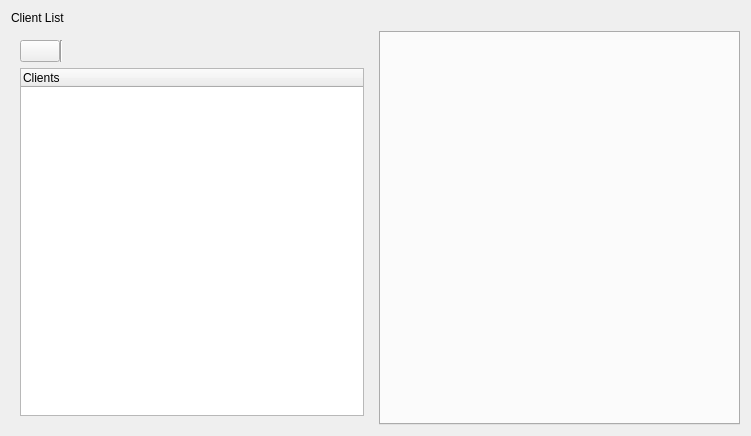
<?xml version="1.0" encoding="UTF-8"?>
<ui version="4.0">
 <class>ConductorGraphWidget</class>
 <widget class="QWidget" name="ConductorGraphWidget">
  <property name="enabled">
   <bool>true</bool>
  </property>
  <property name="geometry">
   <rect>
    <x>0</x>
    <y>0</y>
    <width>751</width>
    <height>436</height>
   </rect>
  </property>
  <property name="sizePolicy">
   <sizepolicy hsizetype="Preferred" vsizetype="Preferred">
    <horstretch>0</horstretch>
    <verstretch>0</verstretch>
   </sizepolicy>
  </property>
  <property name="windowTitle">
   <string>Conductor Graph</string>
  </property>
  <layout class="QGridLayout" name="gridLayout">
   <item row="1" column="1">
    <widget class="QTabWidget" name="tabWidget">
     <property name="sizePolicy">
      <sizepolicy hsizetype="Expanding" vsizetype="Expanding">
       <horstretch>0</horstretch>
       <verstretch>0</verstretch>
      </sizepolicy>
     </property>
     <property name="minimumSize">
      <size>
       <width>141</width>
       <height>0</height>
      </size>
     </property>
     <property name="currentIndex">
      <number>-1</number>
     </property>
     <property name="iconSize">
      <size>
       <width>16</width>
       <height>16</height>
      </size>
     </property>
     <property name="elideMode">
      <enum>Qt::ElideRight</enum>
     </property>
     <property name="documentMode">
      <bool>false</bool>
     </property>
     <property name="tabsClosable">
      <bool>false</bool>
     </property>
     <property name="movable">
      <bool>true</bool>
     </property>
    </widget>
   </item>
   <item row="1" column="0">
    <layout class="QVBoxLayout" name="verticalLayout_2">
     <property name="margin">
      <number>9</number>
     </property>
     <item>
      <widget class="QWidget" name="widget" native="true">
       <property name="enabled">
        <bool>true</bool>
       </property>
       <property name="sizePolicy">
        <sizepolicy hsizetype="Preferred" vsizetype="Preferred">
         <horstretch>0</horstretch>
         <verstretch>0</verstretch>
        </sizepolicy>
       </property>
       <property name="minimumSize">
        <size>
         <width>0</width>
         <height>0</height>
        </size>
       </property>
       <layout class="QHBoxLayout" name="horizontalLayout_4">
        <property name="spacing">
         <number>0</number>
        </property>
        <property name="sizeConstraint">
         <enum>QLayout::SetDefaultConstraint</enum>
        </property>
        <property name="margin">
         <number>0</number>
        </property>
        <item>
         <widget class="QPushButton" name="refresh_graph_push_button">
          <property name="toolTip">
           <string>Refresh ROS graph</string>
          </property>
         </widget>
        </item>
        <item>
         <widget class="Line" name="line">
          <property name="orientation">
           <enum>Qt::Vertical</enum>
          </property>
         </widget>
        </item>
        <item>
         <spacer name="horizontalSpacer_2">
          <property name="orientation">
           <enum>Qt::Horizontal</enum>
          </property>
          <property name="sizeHint" stdset="0">
           <size>
            <width>40</width>
            <height>20</height>
           </size>
          </property>
         </spacer>
        </item>
       </layout>
      </widget>
     </item>
     <item>
      <widget class="QTreeWidget" name="client_tree_widget">
       <column>
        <property name="text">
         <string>Clients</string>
        </property>
       </column>
      </widget>
     </item>
    </layout>
   </item>
   <item row="0" column="0">
    <widget class="QLabel" name="client_list">
     <property name="text">
      <string>Client List</string>
     </property>
    </widget>
   </item>
  </layout>
 </widget>
 <resources/>
 <connections/>
</ui>
